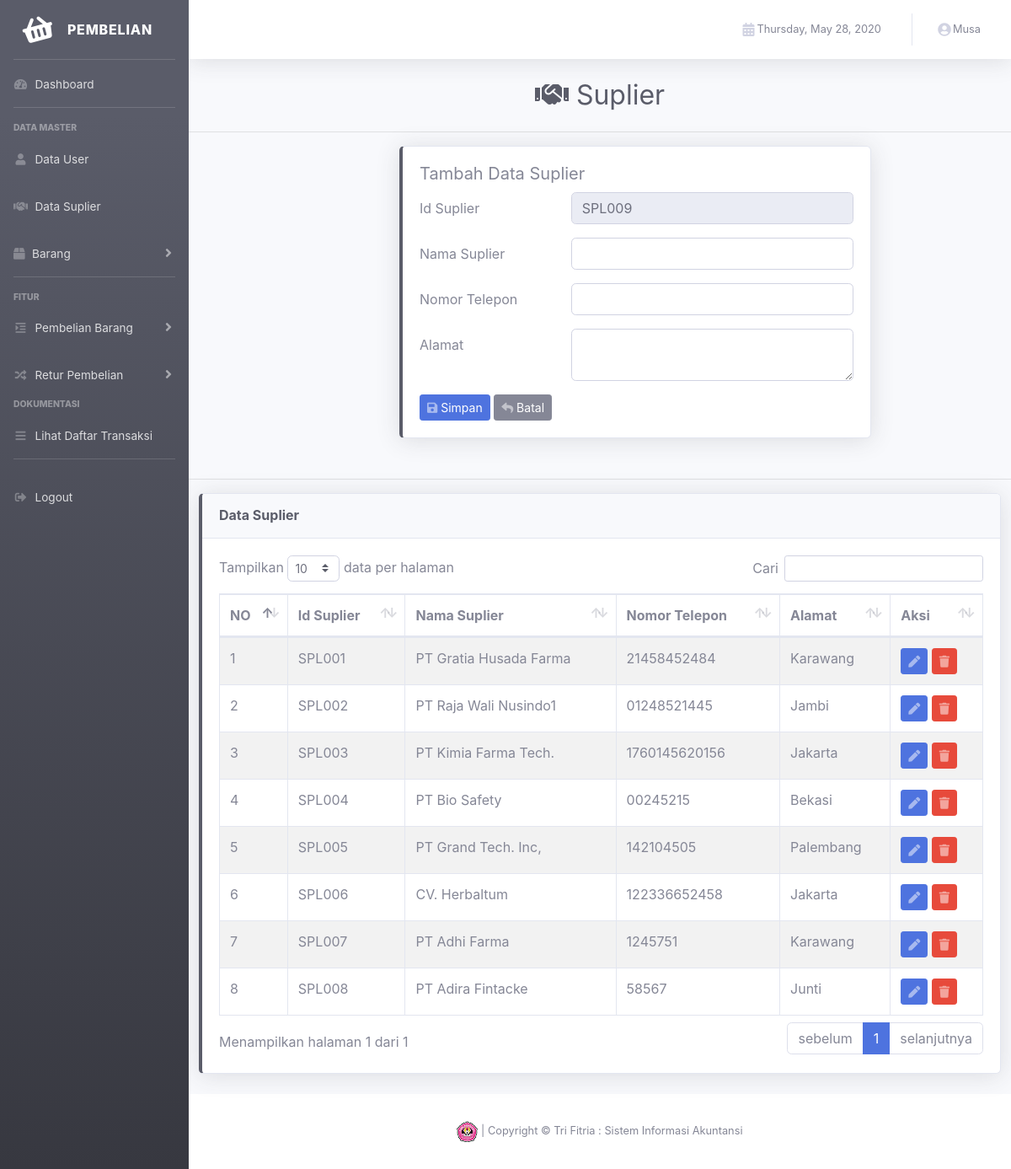
Page /view/index.php?p=suplayer (signed in) on the committed database.
### tables this page shows
CREATE TABLE IF NOT EXISTS `suplier` (
  `id_suplier` varchar(6) NOT NULL,
  `nama_suplier` varchar(45) NOT NULL,
  `nomor_telepon` varchar(15) NOT NULL,
  `alamat` text NOT NULL
);

### control/relation/suplayer.php (called while the page is built, shortened)
<?php
    class suplier{
        public function tampil(){
            $koneksi = new koneksi;
            $query = mysqli_query($koneksi->conn,"SELECT * FROM `suplier`");
            if (mysqli_num_rows($query)>0) {
                while ($row= mysqli_fetch_array($query)) {
                    $data[]= $row;
                }
                return $data;
            }
        }
        public function id_terakhir(){
            $koneksi = new koneksi;
            $query = mysqli_query($koneksi->conn, "SELECT max(`id_suplier`) FROM `suplier`");
            $row = mysqli_fetch_array($query);
            if ($row) {
                $nilai_Id = substr($row[0], 3);
                $id_suplier = (int) $nilai_Id;
                $id_suplier = $id_suplier + 1;
                $id_suplier_otomatis = "SPL" .str_pad($id_suplier, 3, "0", STR_PAD_LEFT);
            }else{
                $id_suplier_otomatis = "SPL001";
            }
            return $id_suplier_otomatis;
        }
    }
    ?>

### control/koneksi.php (called while the page is built, shortened)
<?php
    class koneksi{
        private $dbhost = "localhost";
        private $dbuser = "root";
        private $dbname = "hph_proj_db";
        private $dbpass = "";
        public function __construct(){
        $this->conn = mysqli_connect($this->dbhost, $this->dbuser, $this->dbpass, $this->dbname) or die("Koneksi gagal");
        }
    }
    ?>

### view/content/relation/data_suplayer.php (the view, shortened to what this page needs)
<div class="d-sm-flex align-items-center justify-content-center mb-4">
        <h1 class="h2 mb-0 text-gray-800">
        <i class="fa fa-handshake" aria-hidden="true"></i>
            Suplier
        </h1>
    </div>
    <hr class ="sidebar-diver"></hr>
    <div class="row justify-content-center mb-4 align-items-center">
        <div class="col-lg-7">
            <div class="card shadow mb-4 border-left-dark" style="width: 35rem;">
                <div class="card-body">
                    <h5 class="card-title">Tambah Data Suplier</h5>
                    <p class="card-text">
                    <form action="" method="post" class="form-horizontal">
                        <?php
                          $Id = $suplier->id_terakhir();
                          ?>
                        <div class="form-group row">
                            <label for="" class="col-sm-4 col-form-label">Id Suplier</label>
                            <div class="col-sm-8">
                            <input type="text" class="form-control" id="" value ="<?php echo $Id; ?>" name="id_suplier" readonly>
                            </div>
                        </div>
                        <div class="form-group row">
                            <label for="" class="col-sm-4 col-form-label">Nama Suplier</label>
                            <div class="col-sm-8">
                            <input type="text" class="form-control" id="" name="nama_suplier" required>
                            </div>
                        </div>
                        <div class="form-group row">
                            <label for="" class="col-sm-4 col-form-label">Nomor Telepon</label>
                            <div class="col-sm-8">
                            <input type="text" class="form-control" id="" name="nomor_telepon" required>
                            </div>
                        </div>
                        <div class="form-group row">
                            <label for="" class="col-sm-4 col-form-label">Alamat</label>
                            <div class="col-sm-8">
                            <textarea class="form-control" id="validationTextarea" name="alamat" required></textarea>
                            </div>
                        </div>
                    </p>
                      <button type="submit" name="simpan_suplier" class="btn btn-sm btn-primary btn-custom">
                        <span class="icon text-white-50">
                          <i class="fas fa-save"></i>
                        </span>
                        <span class="text">Simpan</span>
                      </button>
                      <a href="index.php?p=suplayer" class="btn btn-sm btn-secondary btn-custom" onClick="return confirm('semua data yang diisikan akan hilang!');">
                        <span class="icon text-white-50">
                            <i class="fas fa-reply"></i>
                        </span>
                      <span class="text">Batal</span>
                    </a>
                </div>
              </div>
        </div>
    </div>
    <hr class ="sidebar-diver"></hr>
    <div class="col">
      <div class="row">
        <div class="col">
          <div class="card shadow mb-4 border-left-dark">
            <div class="card-header py-3">
              <h6 class="m-0 font-weight-bold text-dark">Data Suplier</h6>
            </div>
            <div class="card-body" >
              <div class="table-responsive">
                <table class="table table-bordered table-striped" id="dataTable" width="100%" cellspacing="0">
                      <thead>
                        <tr>
                          <th>NO</th>
                          <th>Id Suplier</th>
                          <th>Nama Suplier</th>
                          <th>Nomor Telepon</th>
                          <th>Alamat</th>
                          <th>Aksi</th>
                        </tr>
                      </thead>
                      <tbody>
                          <?php
                          if ($suplier->tampil() != False) {
                            $no =1;
                            foreach($suplier->tampil() as $data_suplier){
                              ?>
                            <tr>
                            <td><?php echo $no++ ;?></td>
                            <td><?php echo $data_suplier['id_suplier'] ;?></td>
                            <td><?php echo $data_suplier['nama_suplier'] ;?></td>
                            <td><?php echo $data_suplier['nomor_telepon'] ;?></td>
                            <td><?php echo $data_suplier['alamat'] ;?></td>
                            <td>
                                <a href="?p=update_data_suplier&id_suplier=<?php echo $data_suplier['id_suplier']; ?>">
                                  <button type="submit" name="edit_suplier" class="btn btn-sm btn-primary btn-custom">
                                    <span class="icon text-white-50">
                                      <i class="fas fa-pen"></i>
                                    </span>
                                  </button>
                                </a>
                                <a href="?p=hapus_data_suplier&id_suplier=<?php echo  $data_suplier['id_suplier']; ?>">
                                  <button name="hapus_suplier" class="btn btn-sm btn-danger btn-custom "  onClick="return confirm('Yakin Akan Menghapus Data?');">
                                    <span class="icon text-white-50">
                                      <i class="fas fa-trash"></i>
                                    </span>
                                  </button>
                                </a>
                            </td>
                          </tr>
                        <?php
                        }
                      }
                      ?>
                      </tbody>
                    </table>
                  </div>
                </div>
              </div>
        </div>
      </div>
    </div>

### rows in the picture
suplier: id_suplier "SPL001", nama_suplier "PT Gratia Husada Farma", nomor_telepon "21458452484", alamat "Karawang"
suplier: id_suplier "SPL002", nama_suplier "PT Raja Wali Nusindo1", nomor_telepon "01248521445", alamat "Jambi"
suplier: id_suplier "SPL003", nama_suplier "PT Kimia Farma Tech.", nomor_telepon "1760145620156", alamat "Jakarta"
suplier: id_suplier "SPL004", nama_suplier "PT Bio Safety", nomor_telepon "00245215", alamat "Bekasi"
suplier: id_suplier "SPL005", nama_suplier "PT Grand Tech. Inc,", nomor_telepon "142104505", alamat "Palembang"
suplier: id_suplier "SPL006", nama_suplier "CV. Herbaltum", nomor_telepon "122336652458", alamat "Jakarta"
suplier: id_suplier "SPL007", nama_suplier "PT Adhi Farma", nomor_telepon "1245751", alamat "Karawang"
suplier: id_suplier "SPL008", nama_suplier "PT Adira Fintacke", nomor_telepon "58567", alamat "Junti"

### other values in the picture
$_SESSION['nama_user'] "Musa"
